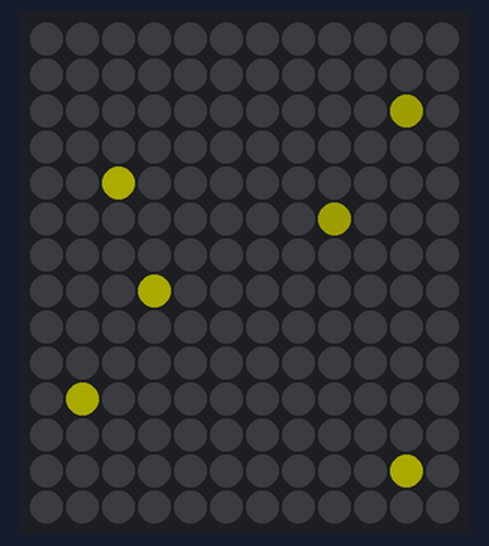
Simulated run of this sketch. Board: Arduino Uno, built with avr-gcc and run on an emulated ATmega328P. On the bench: 12×14 RGB LED matrix (first LED top left, wired row by row). Dim RGB values are drawn brighter than linear; random numbers use the default seed unless the sketch sets one.

Above: at 0.06 s.
At 5.04 s:
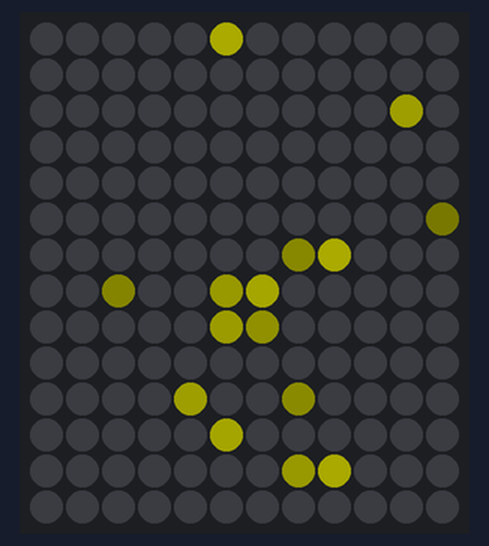
At 10.01 s:
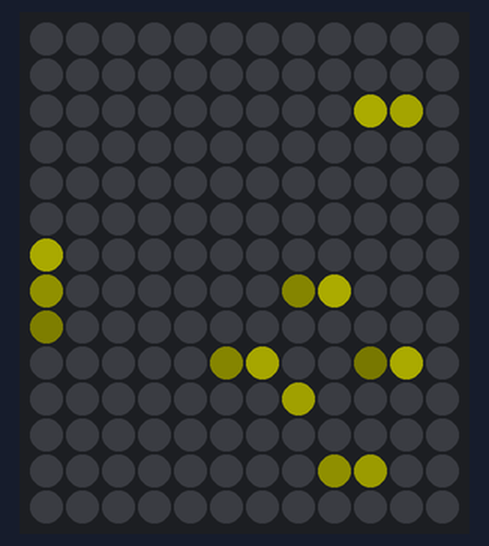
At 19.95 s:
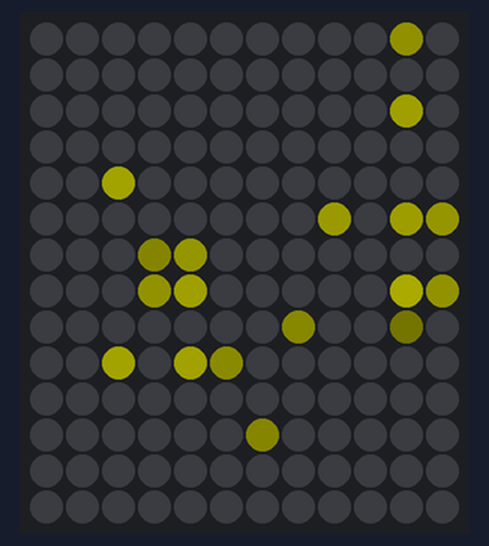
At 29.89 s:
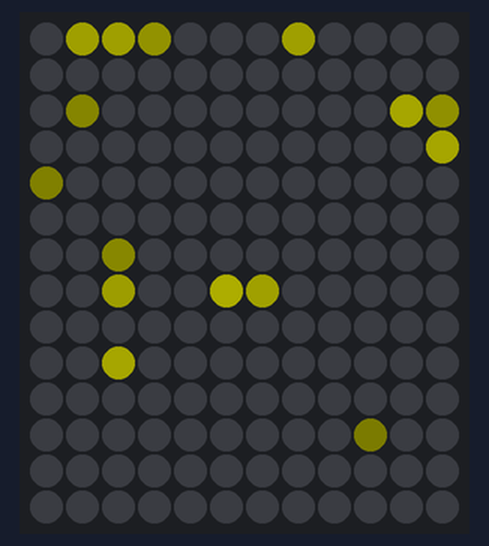
At 39.92 s:
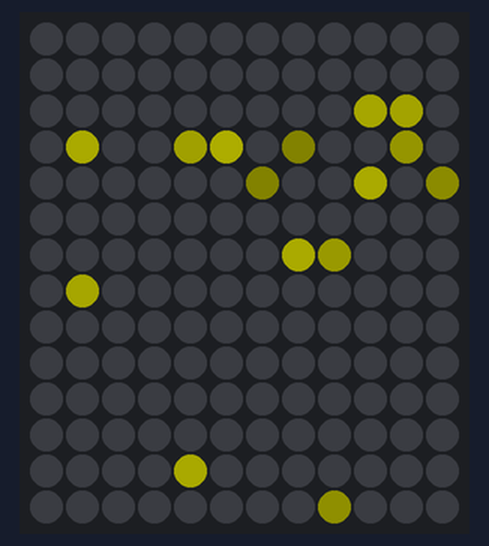

The sketch:

FireFlies.ino
```cpp
#include <Adafruit_NeoPixel.h>
#include <FastLED.h>

#define PIN        6
#define WIDTH      12
#define HEIGHT     14
#define NUMPIXELS  (WIDTH * HEIGHT)
#define BRIGHTNESS 50

Adafruit_NeoPixel strip(NUMPIXELS, PIN, NEO_GRB + NEO_KHZ800);

// === 3D printed lava lamp mapping ===
int XY(int x, int y) {
    uint8_t physCol = (WIDTH - 1) - x; // reverse columns
    uint16_t i;

    if (physCol & 0x01) {
        i = physCol * HEIGHT + y;            // odd columns go down
    } else {
        i = physCol * HEIGHT + (HEIGHT - 1 - y); // even columns go up
    }
    return i;
}

// --- Firefly struct ---
struct Firefly {
    float x, y;       // position
    float vx, vy;     // velocity
    float brightness; // use float for smooth fading
    bool active;
};

// --- Firefly settings ---
#define NUM_FIREFLIES 8
Firefly fireflies[NUM_FIREFLIES];

// --- Initialize fireflies ---
void initFireflies() {
    for (int i = 0; i < NUM_FIREFLIES; i++) {
        fireflies[i].x = random(0, WIDTH * 100) / 100.0;
        fireflies[i].y = random(0, HEIGHT * 100) / 100.0;
        fireflies[i].vx = random(-5, 6) / 100.0; // slow drift
        fireflies[i].vy = random(-5, 6) / 100.0;
        fireflies[i].brightness = random(128, 255);
        fireflies[i].active = true;
    }
}

// --- Smooth fade all LEDs ---
void fadeAll(float fadeFactor) {
    for (int i = 0; i < NUMPIXELS; i++) {
        uint32_t c = strip.getPixelColor(i);
        float r = float((c >> 16) & 0xFF);
        float g = float((c >> 8) & 0xFF);
        float b = float(c & 0xFF);

        r *= fadeFactor;
        g *= fadeFactor;
        b *= fadeFactor;

        strip.setPixelColor(i, uint8_t(r), uint8_t(g), uint8_t(b));
    }
}

// --- Draw fireflies ---
void drawFireflies() {
    for (int i = 0; i < NUM_FIREFLIES; i++) {
        Firefly &f = fireflies[i];

        int xi = int(f.x + 0.5);
        int yi = int(f.y + 0.5);

        if (xi >= 0 && xi < WIDTH && yi >= 0 && yi < HEIGHT) {
            strip.setPixelColor(XY(xi, yi), strip.Color(uint8_t(f.brightness), uint8_t(f.brightness), 0));
        }

        // Update position
        f.x += f.vx;
        f.y += f.vy;

        // Bounce inside matrix
        if (f.x < 0) { f.x = 0; f.vx *= -1; }
        if (f.x >= WIDTH) { f.x = WIDTH - 1; f.vx *= -1; }
        if (f.y < 0) { f.y = 0; f.vy *= -1; }
        if (f.y >= HEIGHT) { f.y = HEIGHT - 1; f.vy *= -1; }

        // Slow twinkle
        if (random(0, 100) < 2) {
            f.brightness = random(128, 255);
        }
    }
}

void setup() {
    strip.begin();
    strip.setBrightness(BRIGHTNESS);
    strip.show();
    initFireflies();
}

void loop() {
    fadeAll(0.92);      // smooth, gradual fade (smaller steps)
    drawFireflies();    // move and draw fireflies
    strip.show();
    delay(35);          // faster updates for smoother motion
}
```
